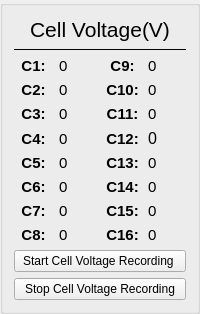
           <widget class="QGroupBox" name="CellVoltage">
            <layout class="QVBoxLayout" name="CellVoltages" stretch="1,0,15,0,0">
             <item>
              <widget class="QLabel" name="CellVoltageHeader">
               <property name="font">
                <font>
                 <pointsize>16</pointsize>
                 <italic>false</italic>
                 <underline>false</underline>
                 <fontweight>ExtraBold</fontweight>
                </font>
               </property>
               <property name="text">
                <string>Cell Voltage(V)</string>
               </property>
               <property name="alignment">
                <set>Qt::AlignmentFlag::AlignCenter</set>
               </property>
              </widget>
             </item>
             <item>
              <widget class="Line" name="LineBetweeCellVHedaer">
               <property name="font">
                <font>
                 <pointsize>9</pointsize>
                 <bold>false</bold>
                </font>
               </property>
               <property name="frameShadow">
                <enum>QFrame::Shadow::Plain</enum>
               </property>
               <property name="lineWidth">
                <number>1</number>
               </property>
               <property name="orientation">
                <enum>Qt::Orientation::Horizontal</enum>
               </property>
              </widget>
             </item>
             <item>
              <layout class="QHBoxLayout" name="CellVoltageValues">
               <item>
                <layout class="QVBoxLayout" name="C1toC8">
                 <item>
                  <layout class="QHBoxLayout" name="C1">
                   <item>
                    <widget class="QLabel" name="C1_text">
                     <property name="font">
                      <font>
                       <pointsize>11</pointsize>
                       <bold>true</bold>
                      </font>
                     </property>
                     <property name="frameShape">
                      <enum>QFrame::Shape::NoFrame</enum>
                     </property>
                     <property name="text">
                      <string>C1:</string>
                     </property>
                     <property name="alignment">
                      <set>Qt::AlignmentFlag::AlignCenter</set>
                     </property>
                    </widget>
                   </item>
                   <item>
                    <widget class="QLabel" name="C1_label">
                     <property name="font">
                      <font>
                       <pointsize>11</pointsize>
                      </font>
                     </property>
                     <property name="text">
                      <string>0</string>
                     </property>
                    </widget>
                   </item>
                  </layout>
                 </item>
                 <item>
                  <layout class="QHBoxLayout" name="C2">
                   <item>
                    <widget class="QLabel" name="C2_text">
                     <property name="font">
                      <font>
                       <pointsize>11</pointsize>
                       <bold>true</bold>
                      </font>
                     </property>
                     <property name="text">
                      <string>C2:</string>
                     </property>
                     <property name="alignment">
                      <set>Qt::AlignmentFlag::AlignCenter</set>
                     </property>
                    </widget>
                   </item>
                   <item>
                    <widget class="QLabel" name="C2_label">
                     <property name="font">
                      <font>
                       <pointsize>11</pointsize>
                      </font>
                     </property>
                     <property name="text">
                      <string>0</string>
                     </property>
                    </widget>
                   </item>
                  </layout>
                 </item>
                 <item>
                  <layout class="QHBoxLayout" name="C3">
                   <item>
                    <widget class="QLabel" name="C3_text">
                     <property name="font">
                      <font>
                       <pointsize>11</pointsize>
                       <bold>true</bold>
                      </font>
                     </property>
                     <property name="text">
                      <string>C3:</string>
                     </property>
                     <property name="alignment">
                      <set>Qt::AlignmentFlag::AlignCenter</set>
                     </property>
                    </widget>
                   </item>
                   <item>
                    <widget class="QLabel" name="C3_label">
                     <property name="font">
                      <font>
                       <pointsize>11</pointsize>
                      </font>
                     </property>
                     <property name="text">
                      <string>0</string>
                     </property>
                    </widget>
                   </item>
                  </layout>
                 </item>
                 <item>
                  <layout class="QHBoxLayout" name="C4">
                   <item>
                    <widget class="QLabel" name="C4_text">
                     <property name="font">
                      <font>
                       <pointsize>11</pointsize>
                       <bold>true</bold>
                      </font>
                     </property>
                     <property name="text">
                      <string>C4:</string>
                     </property>
                     <property name="alignment">
                      <set>Qt::AlignmentFlag::AlignCenter</set>
                     </property>
                    </widget>
                   </item>
                   <item>
                    <widget class="QLabel" name="C4_label">
                     <property name="font">
                      <font>
                       <pointsize>11</pointsize>
                      </font>
                     </property>
                     <property name="text">
                      <string>0</string>
                     </property>
                    </widget>
                   </item>
                  </layout>
                 </item>
                 <item>
                  <layout class="QHBoxLayout" name="C5">
                   <item>
                    <widget class="QLabel" name="C5_text">
                     <property name="font">
                      <font>
                       <pointsize>11</pointsize>
                       <bold>true</bold>
                      </font>
                     </property>
                     <property name="text">
                      <string>C5:</string>
                     </property>
                     <property name="alignment">
                      <set>Qt::AlignmentFlag::AlignCenter</set>
                     </property>
                    </widget>
                   </item>
                   <item>
                    <widget class="QLabel" name="C5_label">
                     <property name="font">
                      <font>
                       <pointsize>11</pointsize>
                      </font>
                     </property>
                     <property name="text">
                      <string>0</string>
                     </property>
                    </widget>
                   </item>
                  </layout>
                 </item>
                 <item>
                  <layout class="QHBoxLayout" name="C6">
                   <item>
                    <widget class="QLabel" name="C6_text">
                     <property name="font">
                      <font>
                       <pointsize>11</pointsize>
                       <bold>true</bold>
                      </font>
                     </property>
                     <property name="text">
                      <string>C6:</string>
                     </property>
                     <property name="alignment">
                      <set>Qt::AlignmentFlag::AlignCenter</set>
                     </property>
                    </widget>
                   </item>
                   <item>
                    <widget class="QLabel" name="C6_label">
                     <property name="font">
                      <font>
                       <pointsize>11</pointsize>
                      </font>
                     </property>
                     <property name="text">
                      <string>0</string>
                     </property>
                    </widget>
                   </item>
                  </layout>
                 </item>
                 <item>
                  <layout class="QHBoxLayout" name="C7">
                   <item>
                    <widget class="QLabel" name="C7_text">
                     <property name="font">
                      <font>
                       <pointsize>11</pointsize>
                       <bold>true</bold>
                      </font>
                     </property>
                     <property name="text">
                      <string>C7:</string>
                     </property>
                     <property name="alignment">
                      <set>Qt::AlignmentFlag::AlignCenter</set>
                     </property>
                    </widget>
                   </item>
                   <item>
                    <widget class="QLabel" name="C7_label">
                     <property name="font">
                      <font>
                       <pointsize>11</pointsize>
                      </font>
                     </property>
                     <property name="text">
                      <string>0</string>
                     </property>
                    </widget>
                   </item>
                  </layout>
                 </item>
                 <item>
                  <layout class="QHBoxLayout" name="C8">
                   <item>
                    <widget class="QLabel" name="C8_text">
                     <property name="font">
                      <font>
                       <pointsize>11</pointsize>
                       <bold>true</bold>
                      </font>
                     </property>
                     <property name="text">
                      <string>C8:</string>
                     </property>
                     <property name="alignment">
                      <set>Qt::AlignmentFlag::AlignCenter</set>
                     </property>
                    </widget>
                   </item>
                   <item>
                    <widget class="QLabel" name="C8_label">
                     <property name="font">
                      <font>
                       <pointsize>11</pointsize>
                      </font>
                     </property>
                     <property name="text">
                      <string>0</string>
                     </property>
                    </widget>
                   </item>
                  </layout>
                 </item>
                </layout>
               </item>
               <item>
                <layout class="QVBoxLayout" name="C9toC16">
                 <item>
                  <layout class="QHBoxLayout" name="C9">
                   <item>
                    <widget class="QLabel" name="C9_text">
                     <property name="font">
                      <font>
                       <pointsize>11</pointsize>
                       <bold>true</bold>
                      </font>
                     </property>
                     <property name="text">
                      <string>C9:</string>
                     </property>
                     <property name="alignment">
                      <set>Qt::AlignmentFlag::AlignCenter</set>
                     </property>
                    </widget>
                   </item>
                   <item>
                    <widget class="QLabel" name="C9_label">
                     <property name="font">
                      <font>
                       <pointsize>11</pointsize>
                      </font>
                     </property>
                     <property name="text">
                      <string>0</string>
                     </property>
                    </widget>
                   </item>
                  </layout>
                 </item>
                 <item>
                  <layout class="QHBoxLayout" name="C10">
                   <item>
                    <widget class="QLabel" name="C10_text">
                     <property name="font">
                      <font>
                       <pointsize>11</pointsize>
                       <bold>true</bold>
                      </font>
                     </property>
                     <property name="text">
                      <string>C10:</string>
                     </property>
                     <property name="alignment">
                      <set>Qt::AlignmentFlag::AlignCenter</set>
                     </property>
                    </widget>
                   </item>
                   <item>
                    <widget class="QLabel" name="C10_label">
                     <property name="font">
                      <font>
                       <pointsize>11</pointsize>
                      </font>
                     </property>
                     <property name="text">
                      <string>0</string>
                     </property>
                    </widget>
                   </item>
                  </layout>
                 </item>
                 <item>
                  <layout class="QHBoxLayout" name="C11">
                   <item>
                    <widget class="QLabel" name="C11_text">
                     <property name="font">
                      <font>
                       <pointsize>11</pointsize>
                       <bold>true</bold>
                      </font>
                     </property>
                     <property name="text">
                      <string>C11:</string>
                     </property>
                     <property name="alignment">
                      <set>Qt::AlignmentFlag::AlignCenter</set>
                     </property>
                    </widget>
                   </item>
                   <item>
                    <widget class="QLabel" name="C11_label">
                     <property name="font">
                      <font>
                       <pointsize>11</pointsize>
                      </font>
                     </property>
                     <property name="text">
                      <string>0</string>
                     </property>
                    </widget>
                   </item>
                  </layout>
                 </item>
                 <item>
                  <layout class="QHBoxLayout" name="C12">
                   <item>
                    <widget class="QLabel" name="C12_text">
                     <property name="font">
                      <font>
                       <pointsize>11</pointsize>
                       <bold>true</bold>
                      </font>
                     </property>
                     <property name="text">
                      <string>C12:</string>
                     </property>
                     <property name="alignment">
                      <set>Qt::AlignmentFlag::AlignCenter</set>
                     </property>
                    </widget>
                   </item>
                   <item>
                    <widget class="QLabel" name="C12_label">
                     <property name="font">
                      <font>
                       <pointsize>12</pointsize>
                      </font>
                     </property>
                     <property name="text">
                      <string>0</string>
                     </property>
                    </widget>
                   </item>
                  </layout>
                 </item>
                 <item>
                  <layout class="QHBoxLayout" name="C13">
                   <item>
                    <widget class="QLabel" name="C13_text">
                     <property name="font">
                      <font>
                       <pointsize>11</pointsize>
                       <bold>true</bold>
                      </font>
                     </property>
                     <property name="text">
                      <string>C13:</string>
                     </property>
                     <property name="alignment">
                      <set>Qt::AlignmentFlag::AlignCenter</set>
                     </property>
                    </widget>
                   </item>
                   <item>
                    <widget class="QLabel" name="C13_label">
                     <property name="font">
                      <font>
                       <pointsize>11</pointsize>
                      </font>
                     </property>
                     <property name="text">
                      <string>0</string>
                     </property>
                    </widget>
                   </item>
                  </layout>
                 </item>
                 <item>
                  <layout class="QHBoxLayout" name="C14">
                   <item>
                    <widget class="QLabel" name="C14_text">
                     <property name="font">
                      <font>
                       <pointsize>11</pointsize>
                       <bold>true</bold>
                      </font>
                     </property>
                     <property name="text">
                      <string>C14:</string>
                     </property>
                     <property name="alignment">
                      <set>Qt::AlignmentFlag::AlignCenter</set>
                     </property>
                    </widget>
                   </item>
                   <item>
                    <widget class="QLabel" name="C14_label">
                     <property name="font">
                      <font>
                       <pointsize>11</pointsize>
                      </font>
                     </property>
                     <property name="text">
                      <string>0</string>
                     </property>
                    </widget>
                   </item>
                  </layout>
                 </item>
                 <item>
                  <layout class="QHBoxLayout" name="C15">
                   <item>
                    <widget class="QLabel" name="C15_text">
                     <property name="font">
                      <font>
                       <pointsize>11</pointsize>
                       <bold>true</bold>
                      </font>
                     </property>
                     <property name="text">
                      <string>C15:</string>
                     </property>
                     <property name="alignment">
                      <set>Qt::AlignmentFlag::AlignCenter</set>
                     </property>
                    </widget>
                   </item>
                   <item>
                    <widget class="QLabel" name="C15_label">
                     <property name="font">
                      <font>
                       <pointsize>11</pointsize>
                      </font>
                     </property>
                     <property name="text">
                      <string>0</string>
                     </property>
                    </widget>
                   </item>
                  </layout>
                 </item>
                 <item>
                  <layout class="QHBoxLayout" name="C16">
                   <item>
                    <widget class="QLabel" name="C16_text">
                     <property name="font">
                      <font>
                       <pointsize>11</pointsize>
                       <bold>true</bold>
                      </font>
                     </property>
                     <property name="text">
                      <string>C16:</string>
                     </property>
                     <property name="alignment">
                      <set>Qt::AlignmentFlag::AlignCenter</set>
                     </property>
                    </widget>
                   </item>
                   <item>
                    <widget class="QLabel" name="C16_label">
                     <property name="font">
                      <font>
                       <pointsize>11</pointsize>
                      </font>
                     </property>
                     <property name="text">
                      <string>0</string>
                     </property>
                    </widget>
                   </item>
                  </layout>
                 </item>
                </layout>
               </item>
              </layout>
             </item>
             <item>
              <widget class="QPushButton" name="StartRecordCellVoltages">
               <property name="enabled">
                <bool>true</bool>
               </property>
               <property name="text">
                <string>Start Cell Voltage Recording </string>
               </property>
              </widget>
             </item>
             <item>
              <widget class="QPushButton" name="StopRecordCellVoltages">
               <property name="text">
                <string>Stop Cell Voltage Recording</string>
               </property>
              </widget>
             </item>
            </layout>
           </widget>
